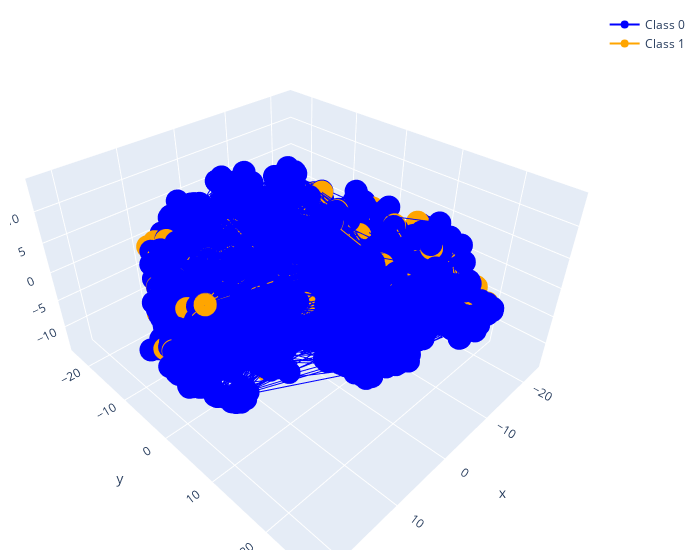

Source (notebook cell):
### Markdown cell above
# tSNE

### Code cell
analyzer.compute_tSNE()

### Figure 1 — Plotly figure (JSON) as saved in the notebook; plotly's stock layout.template omitted (floating-point values rounded to 4 significant figures; data arrays with more than 128 entries replaced by an {"elided": "..."} marker saying what was removed)
{"data": [{"marker": {"color": "blue"}, "name": "Class 0", "type": "scatter3d", "x": {"elided": "6756 float values"}, "y": {"elided": "6756 float values"}, "z": {"elided": "6756 float values"}}, {"marker": {"color": "orange"}, "name": "Class 1", "type": "scatter3d", "x": {"elided": "271 float values"}, "y": {"elided": "271 float values"}, "z": {"elided": "271 float values"}}], "layout": {"margin": {"b": 10, "l": 10, "r": 20, "t": 10}, "scene": {"xaxis": {"title": {"text": "x"}}, "yaxis": {"title": {"text": "y"}}, "zaxis": {"title": {"text": "z"}}}, "width": 700}}
